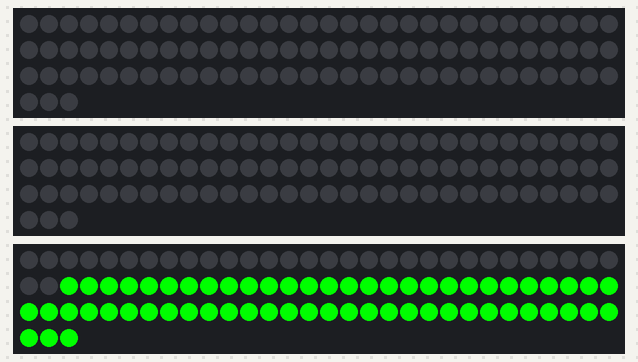
This sketch was run on a simulated Arduino Mega 2560, built with avr-gcc and run on an emulated ATmega2560. Shown: 3 × 93 RGB LEDs in strip order, left to right, continuing on the next row. What the sketch prints to the serial monitor is not drawn.

Above: at 8.8 s.

The sketch:

3LIGHTchange_20210506_done.ino
```cpp
#include <Adafruit_NeoPixel.h>

// pin connected to the NeoPixels_01
#define RPIN        21
#define YPIN        22
#define GPIN        23
//How many NeoPixels are attached to the Arduino?
#define NUMPIXELS 93
#define STARTPIXEL 32

#define TIMER 6000
#define TIMEY 500
#define TIMEG 8000

Adafruit_NeoPixel Rpixels(NUMPIXELS, RPIN , NEO_GRB + NEO_KHZ800);//RPIN
Adafruit_NeoPixel Ypixels(NUMPIXELS, YPIN , NEO_GRB + NEO_KHZ800);//YPIN
Adafruit_NeoPixel Gpixels(NUMPIXELS, GPIN , NEO_GRB + NEO_KHZ800);
void Ron1();
void Roff1();
void Yon1();
void Yoff1();
void Gon1();
void Goff1();


void setup() {
  Serial.begin(115200);
  Rpixels.begin(); // INITIALIZE NeoPixel strip object (REQUIRED)
  Ypixels.begin(); // INITIALIZE NeoPixel strip object (REQUIRED)
  Gpixels.begin(); // INITIALIZE NeoPixel strip object (REQUIRED)
}
void loop() {
  Ron1();
  unsigned long startTime = millis();
  while ( millis() - startTime < TIMER)
  {
  }
  Roff1();
//  Goff1();
//  Yoff1();

  Yon1();
  startTime = millis();
  while ( millis() - startTime < TIMEY)
  {
  }
  Yoff1();
  startTime = millis();
  while ( millis() - startTime < TIMEY)
  {
  }
  Yon1();
  startTime = millis();
  while ( millis() - startTime <TIMEY)
  {
  }
  Yoff1();
  startTime = millis();
  while ( millis() - startTime < TIMEY)
  {
  }
  Yon1();
  startTime = millis();
  while ( millis() - startTime < TIMEY)
  {
  }
  Yoff1();
//  Roff1();
//  Goff1();
  Gon1();
  startTime = millis();
  while ( millis() - startTime < TIMEG)
  {
  }
//  Yoff1();
//  Roff1();
  Goff1();


}
```

GLight.ino
```cpp
void Gon1() {
  for (int i = STARTPIXEL; i < NUMPIXELS; i++) { // For each pixel...
    // pixels.Color() takes RGB values, from 0,0,0 up to 255,255,255
    Gpixels.setPixelColor(i, Gpixels.Color(0, 255, 0));
    Gpixels.show();   // Send the updated pixel colors to the hardware.
  }
  Serial.println("gon");
}

void Goff1() {
  for (int i = STARTPIXEL; i < NUMPIXELS; i++) { // For each pixel...
    // pixels.Color() takes RGB values, from 0,0,0 up to 255,255,255
    Gpixels.setPixelColor(i, Gpixels.Color(0, 0, 0));
    Gpixels.show();   // Send the updated pixel colors to the hardware.
  }
  Serial.println("goff");
}


void Glight() {


  // The first NeoPixel in a strand is #0, second is 1, all the way up
  // to the count of pixels minus one.
  //----------------------Green light_current:0.8A---------------------
  for (int i = STARTPIXEL; i < NUMPIXELS; i++) { // For each pixel...
    // pixels.Color() takes RGB values, from 0,0,0 up to 255,255,255
    Gpixels.setPixelColor(i, Gpixels.Color(0, 255, 0));
    Gpixels.show();   // Send the updated pixel colors to the hardware.
  }

  Gpixels.show();
  //  Gpixels.clear(); // Set all pixel colors to 'off'
  delay(3000);
  for (int i = STARTPIXEL; i < NUMPIXELS; i++) { // For each pixel...
    // pixels.Color() takes RGB values, from 0,0,0 up to 255,255,255
    Gpixels.setPixelColor(i, Gpixels.Color(0, 0, 0));
    Gpixels.show();   // Send the updated pixel colors to the hardware.
  }

  delay(3000);
}
```

Measured:
- what the display in image 0 shows lasts 8.3 s, from 8.7 s to 17.0 s
